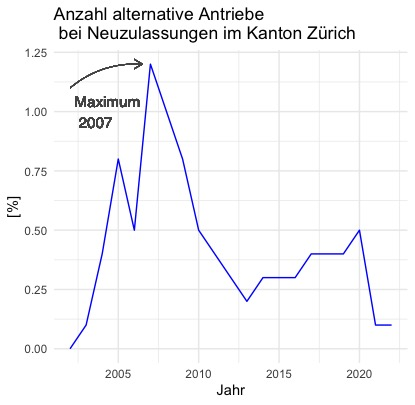

Write the R code that produced this figure.
Andere<- read_csv("https://www.web.statistik.zh.ch/ogd/data/KANTON_ZUERICH_613.csv")
filtered_Andere <- subset(Andere, GEBIET_NAME == "Zürich - ganzer Kanton")

View(filtered_Andere)

library(ggplot2)

# Assuming your dataset is named "filtered_Andere"

# Create the plot
ggplot(data = filtered_Andere, mapping = aes(x = INDIKATOR_JAHR, y = INDIKATOR_VALUE)) +
  geom_line(color="blue") +
  xlim(2002, 2022) +  # Set the x-axis limits
  labs(x = "Jahr", y = "[%]", title = "Anzahl alternative Antriebe\n bei Neuzulassungen im Kanton Zürich")+
  theme_minimal()+
  geom_label(aes(x = 2002, y = 1.0, label = "Maximum \n 2007"), 
             hjust = 0, 
             vjust = 0.5, 
             colour = "#555555", 
             fill = "transparent", 
             label.size = NA, 
             family="Helvetica", 
             size = 4)+
  geom_curve(aes(x = 2002, y = 1.1, xend = 2006.5, yend = 1.2), 
                             colour = "#555555", 
                             size=0.3, 
                             curvature = -0.2,
                             arrow = arrow(length = unit(0.03, "npc")))
